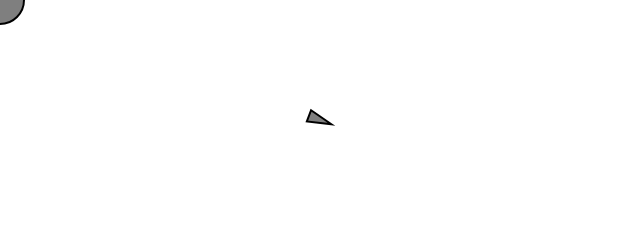
Frame 1 (no input)
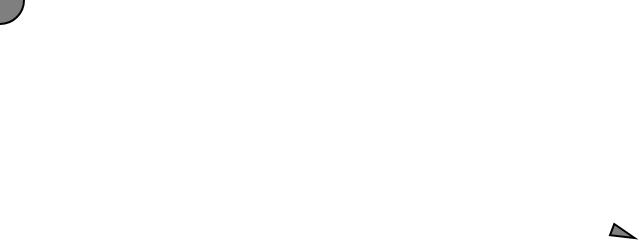
Frame 60 (no input)
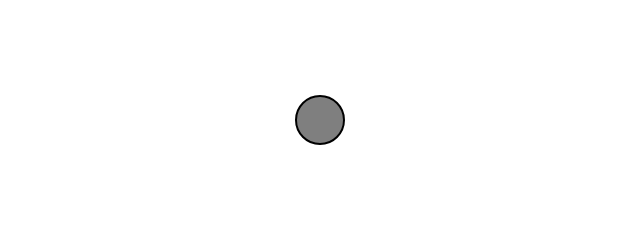
Frame 120 (the mouse pressed at the canvas centre since frame 60)

The p5.js sketch that drew these frames (run headless with seeded random() and noise() and a simulated clock; from frame 60 on, the mouse is pressed at the canvas centre):

// p5.js sketch
// ── sketch.js
// The Nature of Code
// Daniel Shiffman
// http://natureofcode.com

// Seeking "vehicle" follows the mouse position

// Implements Craig Reynold's autonomous steering behaviors
// One vehicle "seeks"
// See: http://www.red3d.com/cwr/

let vehicle;

function setup() {
  createCanvas(640, 240);
  vehicle = new Vehicle(width / 2, height / 2);
}

function draw() {
  background(255);

  let mouse = createVector(mouseX, mouseY);

  // Draw an ellipse at the mouse position
  fill(127);
  stroke(0);
  strokeWeight(2);
  circle(mouse.x, mouse.y, 48);

  // Call the appropriate steering behaviors for our agents
  vehicle.seek(mouse);
  vehicle.update();
  vehicle.show();
}

// ── vehicle.js
// The Nature of Code
// Daniel Shiffman
// http://natureofcode.com

// The "Vehicle" class

class Vehicle {
  constructor(x, y) {
    this.position = createVector(x, y);
    this.velocity = createVector(0, 0);
    this.acceleration = createVector(0, 0);
    this.r = 6;
    this.maxspeed = 8;
    this.maxforce = 0.2;
  }

  // Method to update location
  update() {
    // Update velocity
    this.velocity.add(this.acceleration);
    // Limit speed
    this.velocity.limit(this.maxspeed);
    this.position.add(this.velocity);
    // Reset accelerationelertion to 0 each cycle
    this.acceleration.mult(0);
  }

  applyForce(force) {
    // We could add mass here if we want A = F / M
    this.acceleration.add(force);
  }

  // A method that calculates a steering force towards a target
  // STEER = DESIRED MINUS VELOCITY
  seek(target) {
    let desired = p5.Vector.sub(target, this.position); // A vector pointing from the location to the target

    // Scale to maximum speed
    desired.setMag(this.maxspeed);
    desired.mult(-1);

    // Steering = Desired minus velocity
    let steer = p5.Vector.sub(desired, this.velocity);
    steer.limit(this.maxforce); // Limit to maximum steering force

    this.applyForce(steer);
  }
  show() {
    //{!1} Vehicle is a triangle pointing in the direction of velocity
    let angle = this.velocity.heading();
    fill(127);
    stroke(0);
    push();
    translate(this.position.x, this.position.y);
    rotate(angle);
    beginShape();
    vertex(this.r * 2, 0);
    vertex(-this.r * 2, -this.r);
    vertex(-this.r * 2, this.r);
    endShape(CLOSE);
    pop();
  }
}
